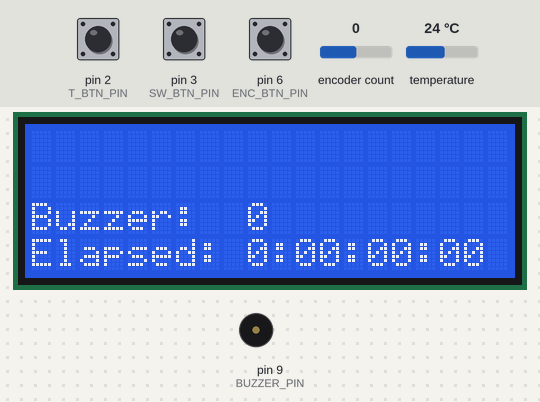
A sketch run on a simulated Arduino Uno, built with avr-gcc and run on an emulated ATmega328P. Shown: 20×4 character LCD, buzzer (waves = sounding, pin HIGH). The test bench sets the inputs (shaded band); at power-on: pin 2 (T_BTN_PIN) HIGH, temperature 24 °C, encoder count 0, pin 3 (SW_BTN_PIN) HIGH, pin 6 (ENC_BTN_PIN) HIGH. EEPROM starts erased.

Above: at 1.4 s.
1.5 s: pin 2 (T_BTN_PIN) pulled LOW for 0.15 s
At 2.9 s:
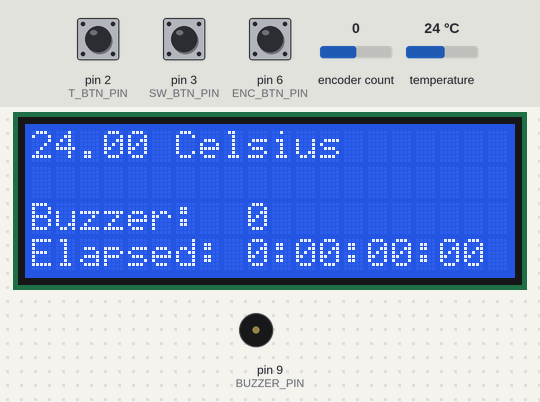
3.8 s: pin 2 (T_BTN_PIN) pulled LOW for 1 s
At 6.0 s:
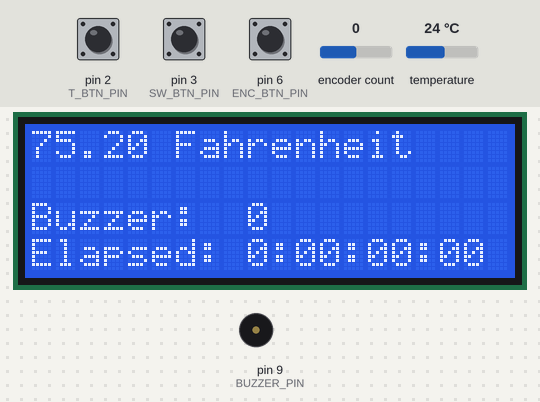
6.9 s: temperature set to 41 °C
At 9.1 s:
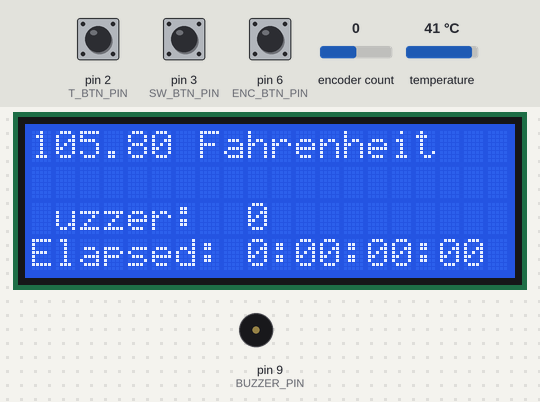
10.0 s: pin 2 (T_BTN_PIN) pulled LOW for 0.15 s
At 11.9 s:
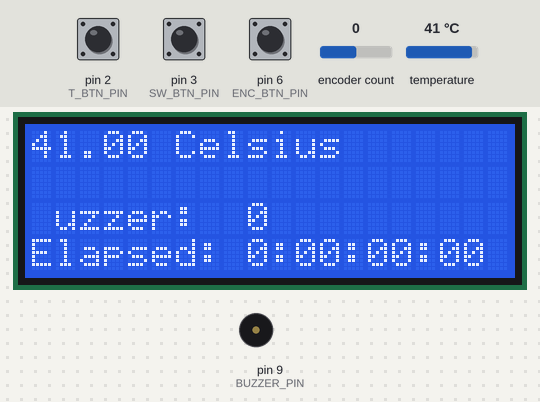
13.0 s: encoder count set to 1
At 14.2 s:
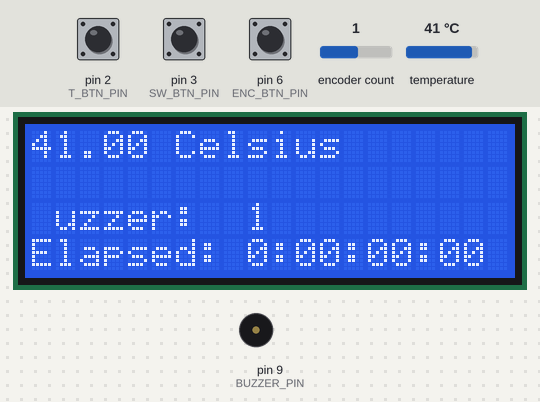
14.5 s: encoder count set to 2
Timing chart, 0 to 17.0 s (numbered marks = the images above; inputs shaded):
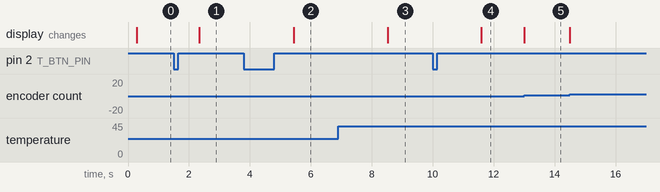

Measured:
- after the input at 1.5 s, the display: changes after 0.85 s (image 1)
- after the input at 3.8 s, the display: changes after 1.6 s (image 2)
- after the input at 6.9 s, the display: changes after 1.6 s (image 3)
- after the input at 10.0 s, the display: changes after 1.6 s (image 4)
- after the input at 13.0 s, the display: changes at once (image 5)

The sketch:

MashMonitor.ino
```cpp
#include <TimeLib.h>
#include <Time.h>
#include <Button.h>
#include <EEPROM.h>
#include <OneWire.h>
#include <Wire.h>
#include <LiquidCrystal_I2C.h>
#include <Rotary.h>

// LCD
LiquidCrystal_I2C lcd(0x20);

// one wire for the temperature
OneWire  ds(10);	// on pin 10 (a 4.7K resistor is necessary)

// EEPROM
const byte Fahrenheit = 0, Celcius = 1;
int address = 0;	// start reading from the first byte (address 0) of the EEPROM

// Various constants and variables
const long MAX_MINUTES = 600;
const long MIN_MINUTES = 0;
const long ERROR_INTERVAL = 2500;
byte tMode;
byte addr[8];
byte type_s;
long buzzerMinutes = 0;
long previousMillis = 0;        // will store last time
long interval = 1000;
bool prepareProbe = true;
bool readProbe = false;

// Buzzer
const int BUZZER_F = 10;
const int BUZZER_PIN = 9;
bool buzz = false;
bool allowBuzz = true;

// Buttons
const int T_BTN_PIN = 2, SW_BTN_PIN = 3;
const int debounce = 20;
const bool PULL_UP = true, INVERT = true;
Button tModeBtn(T_BTN_PIN, PULL_UP, INVERT, debounce);
Button stopWatchBtn(SW_BTN_PIN, PULL_UP, INVERT, debounce);

// Rotary encoder
const int ENC_A_PIN = 4, ENC_B_PIN = 5, ENC_BTN_PIN = 6;
const long MAX_ENC_INTERVAL = 1000;
Rotary r = Rotary(ENC_A_PIN, ENC_B_PIN);
Button encBtn(ENC_BTN_PIN, PULL_UP, INVERT, debounce);

// Stopwatch function
const byte RUNNING = 0, STOPPED = 1, RESET = 2;
byte stopwatchState = RESET;
long lastWriteTime;

void setup()
{
	//Serial.begin(9600);

	// give the LCD some time to power up
	delay(200);

	// initialize the LCD
	lcd.begin(20, 4);

	// read a byte from the current address of the EEPROM
	tMode = EEPROM.read(address);

	// attach interupts for reading the buttons immediately
	attachInterrupt(digitalPinToInterrupt(T_BTN_PIN), SetTModeState, CHANGE);
	attachInterrupt(digitalPinToInterrupt(SW_BTN_PIN), SetStopwatchState, CHANGE);

	pinMode(BUZZER_PIN, OUTPUT);

	// (re)sets the timer
	lastWriteTime = -1;

	// print default text
	lcd.setCursor(0, 2);
	lcd.print("Buzzer:  ");
	lcd.print(buzzerMinutes);
	lcd.setCursor(0, 3);
	lcd.print("Elapsed: ");

}

void loop()
{
	// update the stopwatch if needed
	UpdateStopwatch();

	// update the temperature
	PrepareTempProbe();
	ReadTempProbe();

	// read encoder for adjusting the buzzer time
	ReadEncoder();

	SetTModeState();
}

void SetTModeState()
{
	tModeBtn.read();
	if (tModeBtn.wasPressed())
	{
		switch (tMode)
		{
		case Fahrenheit:
			EEPROM.write(address, Celcius);
			tMode = Celcius;
			break;
		case Celcius:
			EEPROM.write(address, Fahrenheit);
			tMode = Fahrenheit;
			break;
		default:
			EEPROM.write(address, Celcius);
			tMode = Celcius;
			break;
		}
	}
}

void SetStopwatchState()
{
	stopWatchBtn.read();
	if (stopWatchBtn.wasPressed())
	{
		switch (stopwatchState)
		{
		case RUNNING:
			stopwatchState = STOPPED;
			allowBuzz = false;
			break;
		case STOPPED:
			stopwatchState = RESET;
			lastWriteTime = -1;
			break;
		case RESET:
			stopwatchState = RUNNING;
			allowBuzz = true;
			break;
		default:
			stopwatchState = RUNNING;
			break;
		}
	}
}


void UpdateStopwatch()
{
	if (stopwatchState == RESET && lastWriteTime == -1)
	{
		setTime(0);
		PrintTime(0);
		return;
	}
	// update only once per second
	long time = now();
	if (stopwatchState == RUNNING && (time - lastWriteTime >= 1))
	{
		PrintTime(time);
		lastWriteTime = time;
		if (time >= (buzzerMinutes * 60) && allowBuzz)
		{
			StartBuzzing();
		}
	}
	if (stopwatchState == STOPPED && buzz)
	{
		StopBuzzing();
	}
}

void PrepareTempProbe()
{
	unsigned long currentMillis = millis();

	if (prepareProbe && (currentMillis - previousMillis > interval))
	{
		if (!ds.search(addr))
		{
			ds.reset_search();
			interval = 250;
			previousMillis = millis();
			return;
		}

		if (OneWire::crc8(addr, 7) != addr[7])
		{
			lcd.clear();
			lcd.setCursor(0, 0);
			lcd.print("CRC is not valid");
			interval = ERROR_INTERVAL;
			previousMillis = millis();
			return;
		}

		// the first ROM byte indicates which chip
		switch (addr[0])
		{
		case 0x10:	// Chip = DS18S20" or old DS1820
			type_s = 1;
			break;
		case 0x28:	// Chip = DS18B20
			type_s = 0;
			break;
		case 0x22:	// Chip = DS1822
			type_s = 0;
			break;
		default:
			lcd.clear();
			lcd.setCursor(0, 0);
			lcd.print("Device is not a");
			lcd.setCursor(0, 1);
			lcd.print("DS18x20 family");
			lcd.setCursor(0, 2);
			lcd.print("device!");
			interval = ERROR_INTERVAL;
			previousMillis = millis();
			return;
		}

		ds.reset();
		ds.select(addr);
		ds.write(0x44, 1);        // start conversion, with parasite power on at the end

		// clear the display when interval is not 1000. Will when the temperature probe is not reconized
		if (interval == ERROR_INTERVAL)
		{
			lcd.clear();
		}

		prepareProbe = false;
		readProbe = true;
		interval = 1000;
		previousMillis = millis();
	}
}

void ReadTempProbe()
{
	unsigned long currentMillis = millis();

	if (readProbe && (currentMillis - previousMillis > interval))
	{
		// we might do a ds.depower() here, but the reset will take care of it.
		byte data[12];
		byte present = 0;
		float celsius, fahrenheit;

		present = ds.reset();
		ds.select(addr);
		ds.write(0xBE);         // Read Scratchpad

		for (size_t i = 0; i < 9; i++)
		{           // we need 9 bytes
			data[i] = ds.read();
		}

		// Convert the data to actual temperature
		// because the result is a 16 bit signed integer, it should
		// be stored to an "int16_t" type, which is always 16 bits
		// even when compiled on a 32 bit processor.
		int16_t raw = (data[1] << 8) | data[0];
		if (type_s)
		{
			raw = raw << 3; // 9 bit resolution default
			if (data[7] == 0x10)
			{
				// "count remain" gives full 12 bit resolution
				raw = (raw & 0xFFF0) + 12 - data[6];
			}
		}
		else
		{
			byte cfg = (data[4] & 0x60);
			// at lower res, the low bits are undefined, so let's zero them
			if (cfg == 0x00) raw = raw & ~7;  // 9 bit resolution, 93.75 ms
			else if (cfg == 0x20) raw = raw & ~3; // 10 bit res, 187.5 ms
			else if (cfg == 0x40) raw = raw & ~1; // 11 bit res, 375 ms
			//// default is 12 bit resolution, 750 ms conversion time
		}
		celsius = (float)raw / 16.0;
		fahrenheit = celsius * 1.8 + 32.0;

		int c;
		lcd.setCursor(0, 0);
		switch (tMode)
		{
		case Fahrenheit:
			if (celsius > 10)
				c = 15;
			else
				c = 14;
			lcd.print(fahrenheit);
			lcd.print(" Fahrenheit");
			break;
		case Celcius:
			if (celsius > 10)
				c = 12;
			else
				c = 11;
			lcd.print(celsius);
			lcd.print(" Celsius");
			break;
		default:
			SetTModeState();
			break;
		}

		// print blanks
		for (size_t i = c; i < 19; i++)
		{
			lcd.print(" ");
		}

		// start the next temperature read cylce
		prepareProbe = true;
		readProbe = false;
	}
}

void PrintTime(long val)
{
	int days = elapsedDays(val);
	int hours = numberOfHours(val);
	int minutes = numberOfMinutes(val);
	int seconds = numberOfSeconds(val);

	// digital clock display of current time
	lcd.setCursor(9, 3);
	lcd.print(days, DEC);
	printDigits(hours);
	printDigits(minutes);
	printDigits(seconds);
}

void printDigits(byte digits)
{
	// utility function for digital clock display: prints colon and leading 0
	lcd.print(":");
	if (digits < 10)
		lcd.print('0');
	lcd.print(digits, DEC);
}

void ReadEncoder()
{
	unsigned long currentMillis = millis();
	while (millis() - currentMillis < MAX_ENC_INTERVAL)
	{
		unsigned char result = r.process();
		if (result)
		{
			currentMillis = millis();
			lcd.setCursor(9, 2);
			if (result == DIR_CW && buzzerMinutes < MAX_MINUTES)
			{
				buzzerMinutes++;
				lcd.print(buzzerMinutes);
			}
			else if (result != DIR_CW && buzzerMinutes > MIN_MINUTES)
			{
				buzzerMinutes--;
				lcd.print(buzzerMinutes);
				lcd.print("  ");
			}
			allowBuzz = (buzzerMinutes * 60 > now());	// allow buzzer to buzz
		}
		else
		{
			encBtn.read();
			if (encBtn.wasPressed() && buzz)
			{
				StopBuzzing();
				allowBuzz = false;
			}
		}
	}
}

void StartBuzzing()
{
	analogWrite(BUZZER_PIN, BUZZER_F);
	buzz = true;
}

void StopBuzzing()
{
	analogWrite(BUZZER_PIN, 0);
	buzz = false;
}
```
